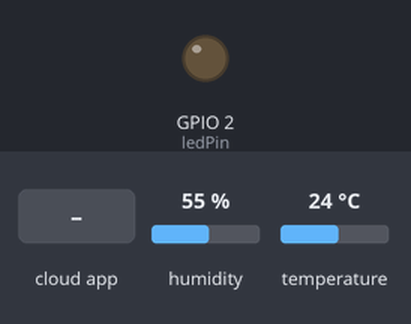
Recording of a sketch running on a simulated ESP32. On the bench: output pins drawn as LEDs (lit = HIGH). The test bench sets the inputs (shaded band); at power-on: humidity 55 %, temperature 24 °C. WiFi joins after 1.5 s; servers stay silent unless stated; the Firebase database answers and starts empty; what the sketch prints to the serial monitor is not drawn.

Above: at 2.7 s.
2.8 s: the phone or cloud app sets led to 1
At 4.5 s:
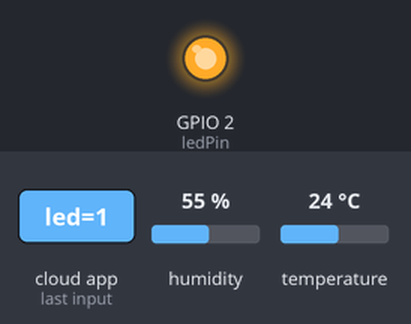
5.4 s: the phone or cloud app sets led to 0
At 7.2 s:
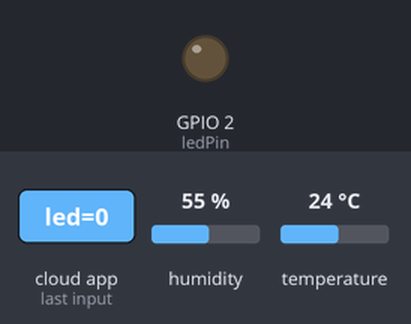
Timing chart, 0 to 8.7 s (numbered marks = the images above; inputs shaded):
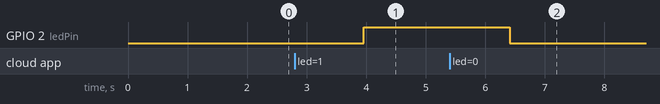

Measured:
- after the input at 2.8 s, GPIO 2 (ledPin): LOW → HIGH after 1.2 s
- after the input at 5.4 s, GPIO 2 (ledPin): HIGH → LOW after 1.0 s

The sketch:

Temperatura-led.ino
```cpp
#include <WiFi.h>
#include <Firebase_ESP_Client.h>
#include "DHT.h"

#define WIFI_SSID "Wokwi-GUEST"
#define WIFI_PASSWORD ""

#define API_KEY "AIzaSyBrnqehQ_h9MbIcYlDHK4BHbyvgztQZRqs"
#define DATABASE_URL "https://iot-senai-esp32-default-rtdb.firebaseio.com"
#define USER_EMAIL "conta.qualquer@email.com"
#define USER_PASSWORD "415263senha"

#define ledPin 2
#define DHTPIN 4
#define DHTTYPE DHT22

DHT dht(DHTPIN, DHTTYPE);
FirebaseData fbdo;
FirebaseAuth auth;
FirebaseConfig config;

void setup() {
  pinMode(ledPin, OUTPUT);
  Serial.begin(115200);
  dht.begin();

  WiFi.begin(WIFI_SSID, WIFI_PASSWORD);
  Serial.print("Connecting to Wi-Fi");
  while (WiFi.status() != WL_CONNECTED) {
    Serial.print(".");
    delay(300);
  }
  Serial.println();
  Serial.print("Connected with IP: ");
  Serial.println(WiFi.localIP());
  Serial.println();

  config.api_key = API_KEY;
  auth.user.email = USER_EMAIL;
  auth.user.password = USER_PASSWORD;
  config.database_url = DATABASE_URL;
  Firebase.reconnectNetwork(true);
  fbdo.setBSSLBufferSize(4096, 1024);
  fbdo.setResponseSize(2048);

  Firebase.begin(&config, &auth);
  Firebase.setDoubleDigits(4);
  config.timeout.serverResponse = 10 * 1000;
}

void loop() {
  delay(2000);
  float h = dht.readHumidity();
  float t = dht.readTemperature();

  if (isnan(h) || isnan(t)) {
    Serial.println(F("Failed to read from DHT sensor!"));
    return;
  }

  Serial.print(F("Humidity: "));
  Serial.print(h);
  Serial.print(F("%  Temperature: "));
  Serial.print(t);
  Serial.print(F("°C "));
  Serial.println("");


  if (Firebase.ready()) {
    Firebase.RTDB.setFloat(&fbdo, "/status/temperature", t);
    Firebase.RTDB.setFloat(&fbdo, "/status/humidity", h);

    bool ledStatus;
    if (Firebase.RTDB.getBool(&fbdo, "/status/led", &ledStatus)) {
      if (fbdo.dataType() == "boolean") {
        digitalWrite(ledPin, ledStatus ? HIGH : LOW);
        Serial.print("LED ");
        Serial.println(ledStatus ? "ON" : "OFF");
      } else {
        Serial.println("The data at /status/led is not a boolean.");
      }
    }
  }
}
```
